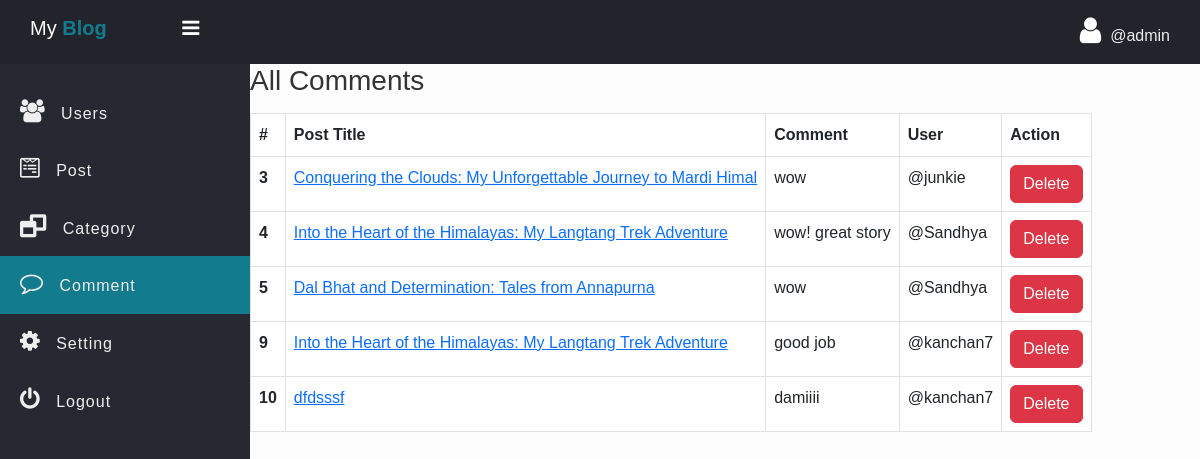
Page /admin/Comment.php (signed in) on the committed database.
### tables this page shows
CREATE TABLE `comment` (
  `comment_id` int(11) NOT NULL,
  `comment` varchar(255) NOT NULL,
  `user_id` int(11) NOT NULL,
  `post_id` int(11) NOT NULL,
  `crated_at` datetime NOT NULL DEFAULT current_timestamp()
);

CREATE TABLE `post` (
  `post_id` int(11) NOT NULL,
  `user_id` int(11) NOT NULL,
  `post_title` varchar(127) NOT NULL,
  `post_text` text NOT NULL,
  `created_at` datetime DEFAULT current_timestamp(),
  `updated_at` datetime DEFAULT current_timestamp() ON UPDATE current_timestamp(),
  `category_id` int(11) NOT NULL,
  `cover_url` varchar(255) NOT NULL DEFAULT 'default.jpg',
  `publish` int(11) NOT NULL DEFAULT 1
);

CREATE TABLE `users` (
  `id` int(11) NOT NULL,
  `fname` varchar(255) NOT NULL,
  `username` varchar(255) NOT NULL,
  `password` varchar(255) NOT NULL
);

### admin/data/Comment.php (called while the page is built, shortened)
<?php
function getAllComment($conn){
   $sql = "SELECT * FROM comment";
   $stmt = $conn->prepare($sql);
   $stmt->execute();
   if($stmt->rowCount() >= 1){
   	   $data = $stmt->fetchAll();
   	   return $data;
   }else {
   	 return 0;
   }
}

### admin/data/Post.php (called while the page is built, shortened)
<?php
function getByIdDeep($conn, $id){
   $sql = "SELECT * FROM post WHERE post_id=?";
   $stmt = $conn->prepare($sql);
   $stmt->execute([$id]);
   if($stmt->rowCount() >= 1){
         $data = $stmt->fetch();
         return $data;
   }else {
       return 0;
   }
}
function getUserByID($conn, $id){
   $sql = "SELECT id, fname, username FROM users WHERE id=?";
   $stmt = $conn->prepare($sql);
   $stmt->execute([$id]);
   if($stmt->rowCount() >= 1){
         $data = $stmt->fetch();
         return $data;
   }else {
       return 0;
   }
}

### admin/Comment.php (the view, shortened to what this page needs)
<?php
if (isset($_SESSION['admin_id']) && isset($_SESSION['username'])) {
 ?>
<!DOCTYPE html>
<html>
<head>
	<link rel="stylesheet" href="https://stackpath.bootstrapcdn.com/font-awesome/4.7.0/css/font-awesome.min.css">
	<link href="https://cdn.jsdelivr.net/npm/bootstrap@5.3.0/dist/css/bootstrap.min.css" rel="stylesheet">
	<link rel="stylesheet" href="../css/side-bar.css">
	<link rel="stylesheet" href="../css/style.css">
</head>
<body>
	<?php
	  include "inc/side-nav.php";
      include_once("data/Comment.php");
      include_once("data/Post.php");
      include_once("../db_conn.php");
      $comments = getAllComment($conn);
	?>
	 <div class="main-table">
	 	<h3 class="mb-3">All Comments</h3>
	 	<?php if ($comments != 0) { ?>
	 	<table class="table t1 table-bordered">
		  <thead>
		    <tr>
		      <th scope="col">#</th>
		      <th scope="col">Post Title</th>
		      <th scope="col">Comment</th>
		      <th scope="col">User</th>
		      <th scope="col">Action</th>
		    </tr>
		  </thead>
		  <tbody>
		  	<?php foreach ($comments as $comment) {
		  	?>
		    <tr>
		      <th scope="row"><?=$comment['comment_id'] ?></th>
		      <td>
		      	<a href="single_post.php?post_id=<?=$comment['post_id']?>">
		      	<?php
		      	$p = getByIdDeep($conn, $comment['post_id']);
		      	echo $p['post_title']; ?></a>
		      </td>
		      <td>
		      	<?=$comment['comment']?>
		      </td>
		      <td>
		      	<?php
		      	$u = getUserByID($conn, $comment['user_id']);
		      	echo '@'.$u['username']; ?>
		      </td>
		      <td>
		      	<a href="comment-delete.php?comment_id=<?=$comment['comment_id'] ?>" class="btn btn-danger">Delete</a>
		      </td>
		    </tr>
		    <?php } ?>
		  </tbody>
		</table>
	<?php }else{ ?>
		<div class="alert alert-warning">
			Empty!
		</div>
	<?php } ?>
	 </div>
	</section>
	</div>
</body>
</html>
<?php }else {
	header("Location: ../admin-login.php");
	exit;
} ?>

### css/side-bar.css (style rules this page uses)
* { padding: 0; margin: 0; box-sizing: border-box; font-family: arial, sans-serif; }

### booksans/css/style.css (style rules this page uses)
:root { --main-green: #6D9773; --mustard-yellow: #BB8A52; --bright-gold: #FFBA00; --cream: #FDFDFD; --light-grey: #f5f5f5; --dark-text: #333; --shadow: rgba(0, 0, 0, 0.1); }
* { box-sizing: border-box; margin: 0; padding: 0; }
body { font-family: 'Poppins', sans-serif; background-color: var(--cream); color: var(--dark-text); line-height: 1.6; transition: background 0.4s, color 0.4s; }

### rows in the picture
comment: comment_id "3", post.post_title "Conquering the Clouds: My Unforgettable Journey to Mardi Himal", comment "wow", user.username "junkie"
comment: comment_id "4", post.post_title "Into the Heart of the Himalayas: My Langtang Trek Adventure", comment "wow! great story", user.username "Sandhya"
comment: comment_id "5", post.post_title "Dal Bhat and Determination: Tales from Annapurna", comment "wow", user.username "Sandhya"
comment: comment_id "9", post.post_title "Into the Heart of the Himalayas: My Langtang Trek Adventure", comment "good job", user.username "kanchan7"
comment: comment_id "10", post.post_title "dfdsssf", comment "damiiii", user.username "kanchan7"

### other values in the picture
$_SESSION['username'] "admin"
